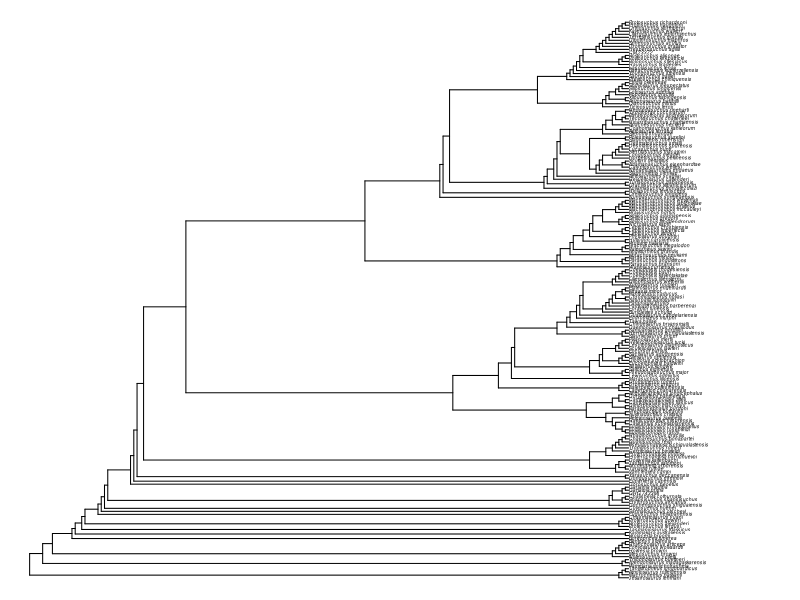
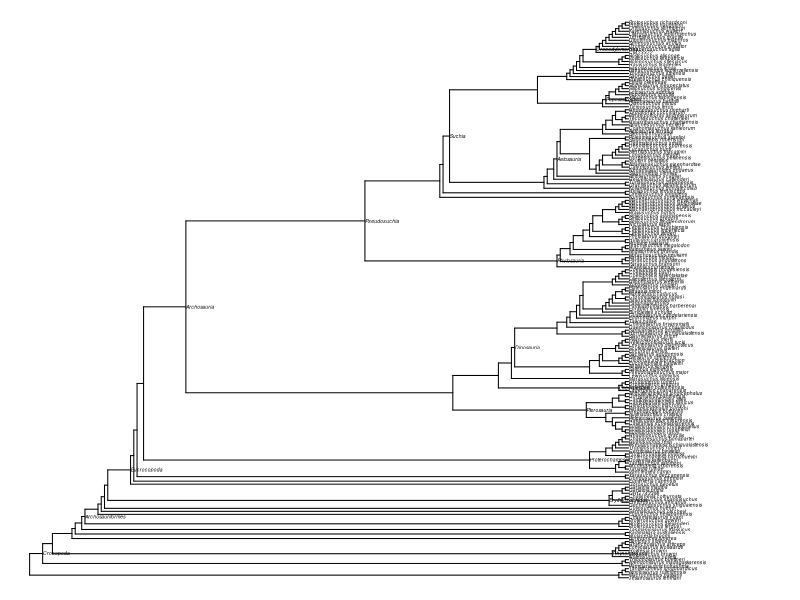
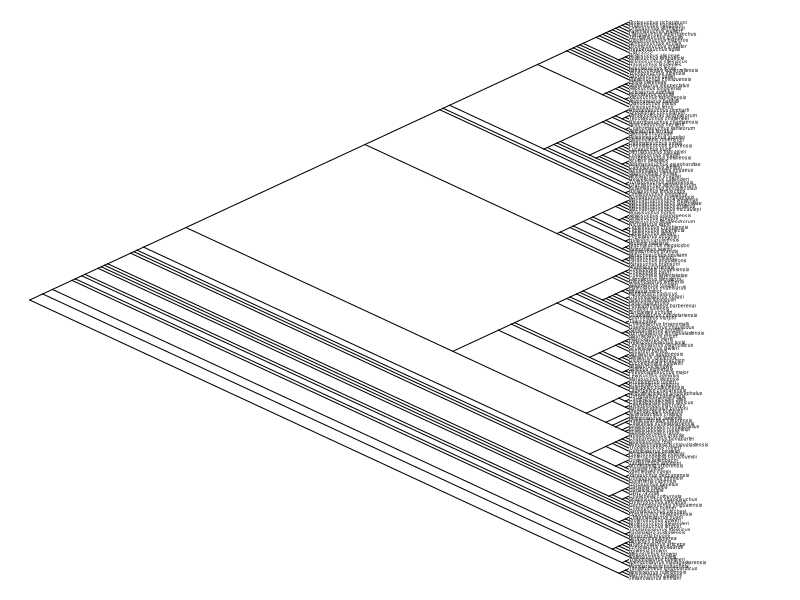
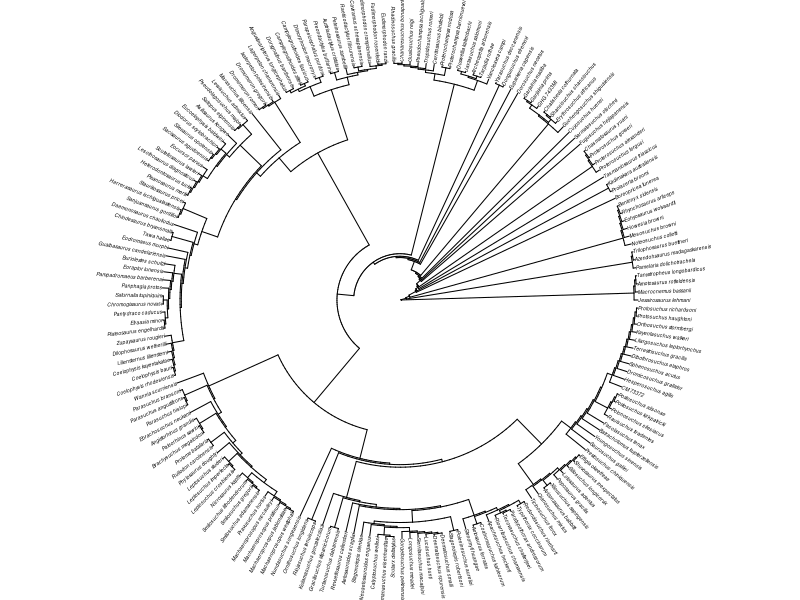
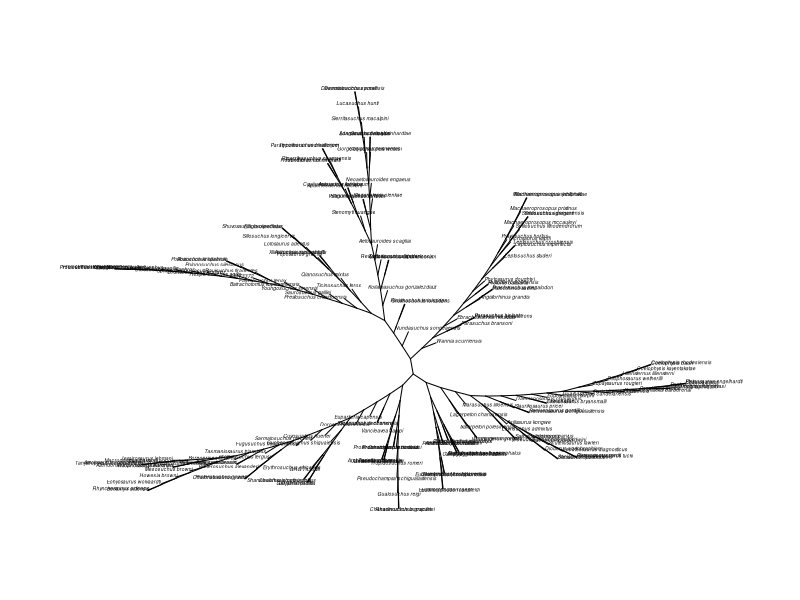
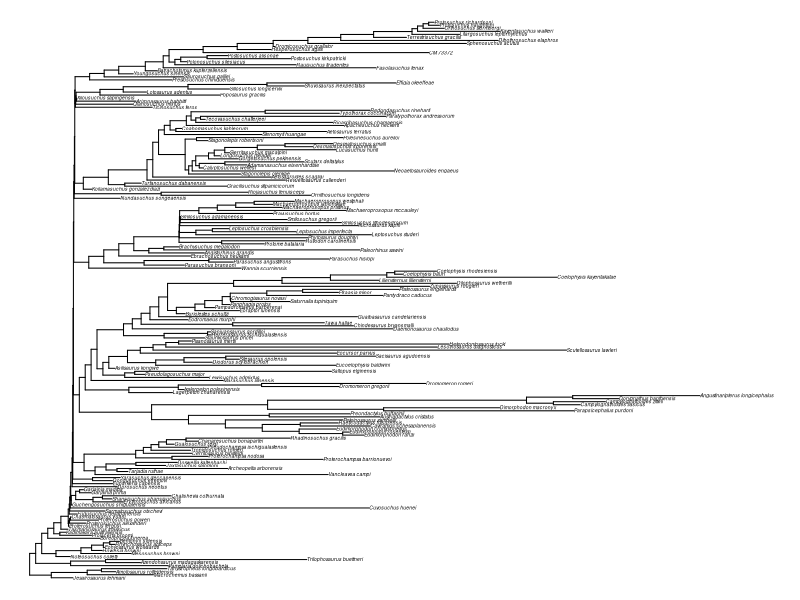
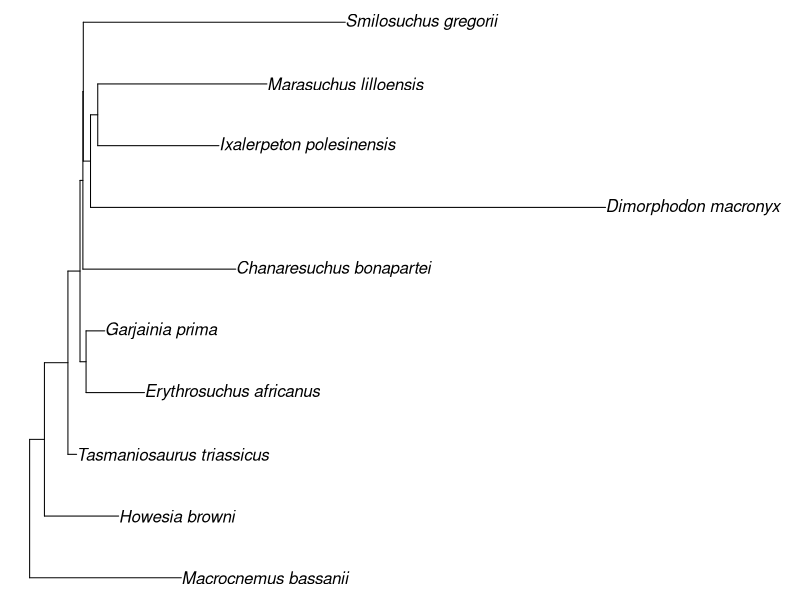

Here is the R script that generated these plots, in order:
#Bethany Allen     29th Nov 2021
#Code to carry out basic wrangling of phylogenies

#ape is the package that carries out most basic phylogenetic functions
install.packages("ape")
library(ape)

#The phylogenies are taken from my paper on Triassic-Jurassic archosaurs (Allen et al. 2018)

#First read in the cladogram, the branches on this tree are arbitrary
tree <- read.tree("R code/Allen et al 2018 A.txt")

#You can see the OTUs in the phylogeny by calling the tip labels
tree$tip.label

#Here are a few different ways to plot phylogenies

#Plot as a phylogram (you can see that the branch lengths are arbitrary here)
plot(tree, type = "phylogram", no.margin = T, cex = 0.3)

#This phylogeny has node labels, which you can also include
plot(tree, type = "phylogram", show.node.label = T, no.margin = T, cex = 0.3)

#Plot as a cladogram
plot(tree, type = "cladogram", no.margin = T, cex = 0.3)

#Plot as a fan
plot(tree, type = "fan", no.margin = T, cex = 0.3)

#Plot as an unrooted tree
plot(tree, type = "unrooted", no.margin = T, cex = 0.3)


#Now read in an example timescaled tree
timetree <- read.tree("R code/Allen et al 2018 A scaled.txt")

#If you plot the phylogram you can see the branch lengths here
plot(timetree, type = "phylogram", no.margin = T, cex = 0.3)


#Pruning tips from a tree is easy, you just need a list of the tips you want to keep, e.g.
some_archosaurs <- c("Macrocnemus_bassanii", "Howesia_browni", "Tasmaniosaurus_triassicus",
                     "Erythrosuchus_africanus", "Garjainia_prima", "Chanaresuchus_bonapartei",
                     "Dimorphodon_macronyx", "Ixalerpeton_polesinensis", "Marasuchus_lilloensis",
                     "Smilosuchus_gregorii")

#Identify excess tips in the tree and drop them
archosaur_locs <- match(timetree$tip.label, some_archosaurs)
no_match <- timetree$tip.label[which(is.na(archosaur_locs))]
smaller_tree <- drop.tip(timetree, no_match)

#Plot this smaller tree
plot(smaller_tree, type = "phylogram", no.margin = T)


#Save new pruned tree
write.tree(smaller_tree, "R code/Pruned_tree.txt")
